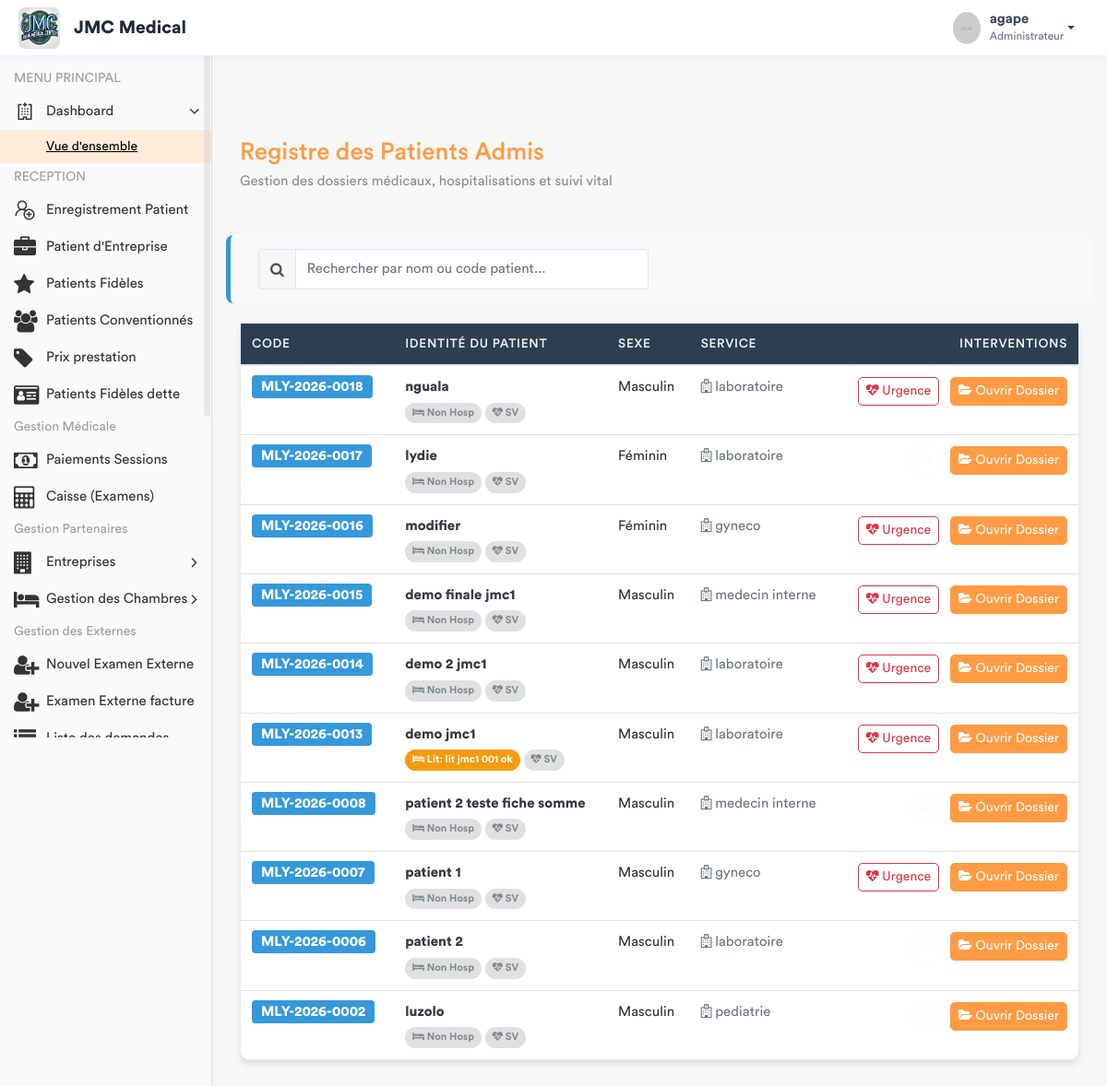
/patients/ (signed in), run on an earlier commit of the app's database.
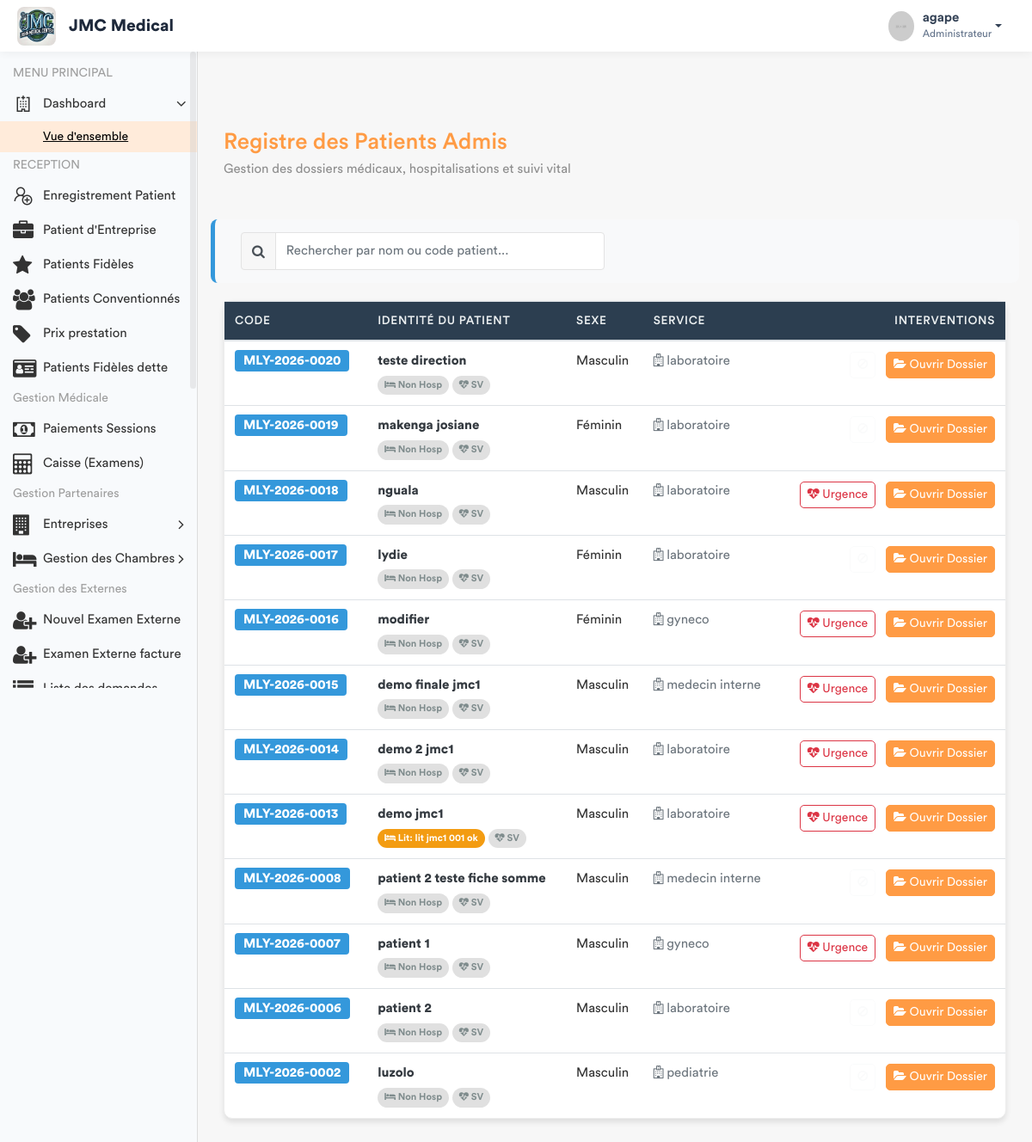
And on a later commit of the database.
### app/models.py (models this page shows, shortened)
class Patient(models.Model):
    TYPE_CHOICES = [
        ('SIMPLE', 'Patient Simple'),
        ('FIDELE', 'Patient Fidèle'),
        ('CONVENTIONNE', 'Patient Conventionné'),
    ]
    code_patient = models.CharField(max_length=20, unique=True, editable=False)
    noms = models.CharField(max_length=100)
    service = models.ForeignKey('Service', on_delete=models.PROTECT, related_name='patients', null=True)
    sexe = models.CharField(max_length=1, choices=[('M', 'Masculin'), ('F', 'Féminin')])
    age = models.CharField(max_length=30)
    adresse = models.TextField()
    telephone = models.CharField(max_length=20)
    hopital = models.ForeignKey(Hopital , on_delete=models.SET_NULL , related_name= 'patient_hopital', null = True)
    type_patient = models.CharField(max_length=15, choices=TYPE_CHOICES, default='SIMPLE')
    a_carte_fidelite = models.BooleanField(default=False, verbose_name="Possède carte de fidélité")
    entreprise = models.ForeignKey(
        'Entreprise',
        on_delete=models.SET_NULL,
        null=True,
        blank=True,
        related_name='patients',
        verbose_name="Entreprise (si conventionné)"
    )
    fiche_payee = models.BooleanField(default=False)
    created_by = models.ForeignKey(User, on_delete=models.SET_NULL, null=True, related_name='patients_crees')
    date_creation = models.DateTimeField(auto_now_add=True)
    date_modification = models.DateTimeField(auto_now=True)

class Service(models.Model):
    nom = models.CharField(max_length=100, unique=True)
    description = models.TextField(blank=True, null=True)
    date_creation = models.DateTimeField(default=timezone.now)
    class Meta:
        verbose_name = "Service"
        verbose_name_plural = "Services"

class Hospitalisation(models.Model):
    STATUT_CHOICES = [
        ('EN_COURS', 'En cours'),
        ('TERMINE', 'Terminé'),
        ('ANNULE', 'Annulé'),
    ]
    patient = models.ForeignKey('Patient', on_delete=models.CASCADE, related_name='sejours')
    lit = models.ForeignKey('Lit', on_delete=models.PROTECT, related_name='occupations')
    date_entree = models.DateTimeField(default=timezone.now)
    date_sortie = models.DateTimeField(null=True, blank=True)
    motif_admission = models.TextField()
    statut = models.CharField(max_length=20, choices=STATUT_CHOICES, default='EN_COURS')
    observations = models.TextField(blank=True, null=True)
    est_actif = models.BooleanField(default=True)
    est_payee = models.BooleanField(default=False)
    hopital = models.ForeignKey(Hopital , on_delete= models.SET_NULL , null = True)
    class Meta:
        verbose_name = "Hospitalisation"
        verbose_name_plural = "Hospitalisations"

class Lit(models.Model):
    chambre = models.ForeignKey(Chambre, related_name='lits', on_delete=models.CASCADE)
    nom_lit = models.CharField(max_length=50)
    est_occupe = models.BooleanField(default=False)
    est_actif = models.BooleanField(default=True)
    hopital = models.ForeignKey(Hopital , on_delete= models.SET_NULL , null = True)

### app/views.py (the view)
# urls.py: path('patients/', views.liste_patients_urgence, name='liste_patients_urgence'),
@login_required
def liste_patients_urgence(request):
    patients = Patient.objects.filter(fiche_payee=True).order_by('-id')
    role = Fonction.objects.filter(userKey=request.user).first()
    fonctionKey = role.fonctionKey.roleName if role and role.fonctionKey else None
    for p in patients:
        p.consultation_active = Consultation.objects.filter(
            triage__patient=p
        ).order_by('-date_creation').first()
        p.hosp_en_cours = Hospitalisation.objects.filter(
            patient=p,
            statut='EN_COURS'
        ).first()
    return render(request, 'back-end/medecin/liste_patients.html', {
        'patients': patients,
        'fonctionKey': fonctionKey
    })

### app/templates/back-end/medecin/liste_patients.html (shortened to what the changed rows need)
<!DOCTYPE html>
{% load static %}
<html lang="fr">
    <head>
        {% include 'back-end/includes/css.html' %}
    </head>
    <body>
        <div class="main-wrapper">
            <div class="page-wrapper">
                <div class="content container-fluid">
                    <div class="card">
                        <div class="card-body p-0">
                            <div class="table-responsive">
                                <table class="table table-hover mb-0" id="patientTable">
                                    <thead>
                                        <tr>
                                            <th>CODE</th>
                                            <th>IDENTITÉ DU PATIENT</th>
                                            <th>SEXE</th>
                                            <th>SERVICE</th>
                                            <th class="text-right">INTERVENTIONS</th>
                                        </tr>
                                    </thead>
                                    <tbody id="patientTableBody">
                                        {% for patient in patients %}
                                        <tr class="align-middle">
                                            <td><span class="badge-code">{{ patient.code_patient }}</span></td>
                                            <td>
                                                <div class="font-weight-bold text-dark">{{ patient.noms }}</div>
                                                <div>
                                                    <span id="hosp_tab" class="med-tab {% if not patient.hosp_en_cours %}tab-inactive{% endif %}">
                                                        <i class="fa fa-bed"></i> {% if patient.hosp_en_cours %}Lit: {{ patient.hosp_en_cours.lit.nom_lit }}{% else %}Non Hosp{% endif %}
                                                    </span>
                                                    <span id="sv_tab" class="med-tab {% if not patient.a_signes_vitaux %}tab-inactive{% endif %}">
                                                        <i class="fa fa-heartbeat"></i> SV
                                                    </span>
                                                </div>
                                            </td>
                                            <td>{{ patient.get_sexe_display }}</td>
                                            <td><span class="text-secondary"><i class="fa fa-hospital-o"></i> {{ patient.service.nom|default:"Non assigné" }}</span></td>
                                            <td class="text-right">
                                                {% if patient.consultation_active %}
                                                    <a href="{% url 'enregistrer_ordonnance_urgence' patient.consultation_active.id %}"
                                                       class="btn btn-sm btn-outline-danger btn-action mr-2">
                                                        <i class="fa fa-heartbeat"></i> Urgence
                                                    </a>
                                                {% else %}
                                                    <button class="btn btn-sm btn-outline-light mr-2" disabled><i class="fa fa-ban"></i></button>
                                                {% endif %}
                                                <a href="{% url 'dossier_medical_complet' patient.id %}" class="btn btn-sm btn-primary btn-action">
                                                    <i class="fa fa-folder-open"></i> Ouvrir Dossier
                                                </a>
                                            </td>
                                        </tr>
                                        {% empty %}
                                        <tr>
                                            <td colspan="5" class="text-center py-5 text-muted">
                                                <i class="fa fa-folder-open-o fa-3x"></i><br>Aucun dossier patient en attente.
                                            </td>
                                        </tr>
                                        {% endfor %}
                                    </tbody>
                                </table>
                            </div>
                        </div>
                    </div>
                </div>
            </div>
        </div>
    </body>
</html>

What changed in the data, as far as the page shows it:
added Patient: code_patient "MLY-2026-0020", noms "teste direction", shows "Non Hosp", sexe "Masculin", service.nom "laboratoire"
added Patient: code_patient "MLY-2026-0019", noms "makenga josiane", shows "Non Hosp", sexe "Féminin", service.nom "laboratoire"
